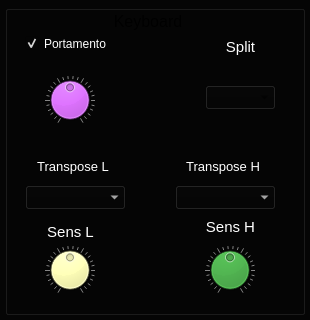
<?xml version="1.0" encoding="UTF-8"?>
<ui version="4.0">
 <class>Dialog_KeyboardControl</class>
 <widget class="QDialog" name="Dialog_KeyboardControl">
  <property name="geometry">
   <rect>
    <x>0</x>
    <y>0</y>
    <width>310</width>
    <height>320</height>
   </rect>
  </property>
  <property name="windowTitle">
   <string>Keyboard Control</string>
  </property>
  <property name="styleSheet">
   <string notr="true">background-color: rgb(5,5,5);</string>
  </property>
  <widget class="QGroupBox" name="groupBox_Keyboard">
   <property name="geometry">
    <rect>
     <x>5</x>
     <y>5</y>
     <width>300</width>
     <height>310</height>
    </rect>
   </property>
   <property name="font">
    <font>
     <pointsize>12</pointsize>
    </font>
   </property>
   <property name="autoFillBackground">
    <bool>false</bool>
   </property>
   <property name="styleSheet">
    <string notr="true"/>
   </property>
   <property name="title">
    <string/>
   </property>
   <widget class="CustomCheckBox" name="checkBox_keyboardEnablePortamento">
    <property name="geometry">
     <rect>
      <x>20</x>
      <y>30</y>
      <width>101</width>
      <height>17</height>
     </rect>
    </property>
    <property name="font">
     <font>
      <pointsize>9</pointsize>
     </font>
    </property>
    <property name="styleSheet">
     <string notr="true">color: rgb(255, 255, 255);</string>
    </property>
    <property name="text">
     <string>Portamento</string>
    </property>
    <property name="checked">
     <bool>true</bool>
    </property>
   </widget>
   <widget class="CustomDial" name="dial_keyboardPortamento">
    <property name="geometry">
     <rect>
      <x>40</x>
      <y>70</y>
      <width>50</width>
      <height>50</height>
     </rect>
    </property>
    <property name="styleSheet">
     <string notr="true">background-color: rgb(204, 20, 255);</string>
    </property>
    <property name="maximum">
     <number>100</number>
    </property>
    <property name="value">
     <number>50</number>
    </property>
    <property name="notchesVisible">
     <bool>true</bool>
    </property>
   </widget>
   <widget class="CustomComboBox" name="comboBox_KbdSplit">
    <property name="geometry">
     <rect>
      <x>200</x>
      <y>80</y>
      <width>71</width>
      <height>25</height>
     </rect>
    </property>
    <property name="font">
     <font>
      <pointsize>11</pointsize>
     </font>
    </property>
    <property name="editable">
     <bool>false</bool>
    </property>
   </widget>
   <widget class="QLabel" name="label_keyboardSplit">
    <property name="geometry">
     <rect>
      <x>210</x>
      <y>30</y>
      <width>51</width>
      <height>23</height>
     </rect>
    </property>
    <property name="font">
     <font>
      <pointsize>11</pointsize>
     </font>
    </property>
    <property name="styleSheet">
     <string notr="true">color: rgb(255, 255, 255);</string>
    </property>
    <property name="text">
     <string>Split</string>
    </property>
    <property name="alignment">
     <set>Qt::AlignCenter</set>
    </property>
   </widget>
   <widget class="CustomDial" name="dialSensitivity_Low">
    <property name="geometry">
     <rect>
      <x>40</x>
      <y>240</y>
      <width>50</width>
      <height>50</height>
     </rect>
    </property>
    <property name="styleSheet">
     <string notr="true">background-color: rgb(254, 255, 184);</string>
    </property>
    <property name="maximum">
     <number>100</number>
    </property>
    <property name="value">
     <number>50</number>
    </property>
    <property name="notchesVisible">
     <bool>true</bool>
    </property>
   </widget>
   <widget class="CustomDial" name="dialSensitivity">
    <property name="geometry">
     <rect>
      <x>200</x>
      <y>240</y>
      <width>50</width>
      <height>50</height>
     </rect>
    </property>
    <property name="styleSheet">
     <string notr="true">background-color: rgb(0, 170, 0);</string>
    </property>
    <property name="maximum">
     <number>100</number>
    </property>
    <property name="value">
     <number>50</number>
    </property>
    <property name="notchesVisible">
     <bool>true</bool>
    </property>
   </widget>
   <widget class="QLabel" name="label_keyboardSensL">
    <property name="geometry">
     <rect>
      <x>40</x>
      <y>215</y>
      <width>51</width>
      <height>23</height>
     </rect>
    </property>
    <property name="font">
     <font>
      <pointsize>11</pointsize>
     </font>
    </property>
    <property name="styleSheet">
     <string notr="true">color: rgb(255, 255, 255);</string>
    </property>
    <property name="text">
     <string>Sens L</string>
    </property>
    <property name="alignment">
     <set>Qt::AlignCenter</set>
    </property>
   </widget>
   <widget class="QLabel" name="label_keyboardSensH">
    <property name="geometry">
     <rect>
      <x>200</x>
      <y>210</y>
      <width>51</width>
      <height>23</height>
     </rect>
    </property>
    <property name="font">
     <font>
      <pointsize>11</pointsize>
     </font>
    </property>
    <property name="styleSheet">
     <string notr="true">color: rgb(255, 255, 255);</string>
    </property>
    <property name="text">
     <string>Sens H</string>
    </property>
    <property name="alignment">
     <set>Qt::AlignCenter</set>
    </property>
   </widget>
   <widget class="CustomComboBox" name="comboBox_keyboardKeyTransposeL">
    <property name="enabled">
     <bool>true</bool>
    </property>
    <property name="geometry">
     <rect>
      <x>20</x>
      <y>180</y>
      <width>101</width>
      <height>25</height>
     </rect>
    </property>
    <property name="font">
     <font>
      <pointsize>8</pointsize>
     </font>
    </property>
    <property name="styleSheet">
     <string notr="true">color: rgb(255, 255, 255);</string>
    </property>
    <property name="editable">
     <bool>false</bool>
    </property>
   </widget>
   <widget class="QLabel" name="label_keyTranspose">
    <property name="enabled">
     <bool>true</bool>
    </property>
    <property name="geometry">
     <rect>
      <x>10</x>
      <y>150</y>
      <width>116</width>
      <height>23</height>
     </rect>
    </property>
    <property name="font">
     <font>
      <pointsize>10</pointsize>
     </font>
    </property>
    <property name="styleSheet">
     <string notr="true">color: rgb(255, 255, 255);</string>
    </property>
    <property name="text">
     <string>Transpose L</string>
    </property>
    <property name="alignment">
     <set>Qt::AlignCenter</set>
    </property>
   </widget>
   <widget class="QLabel" name="label_keyboardPortament_2">
    <property name="geometry">
     <rect>
      <x>90</x>
      <y>5</y>
      <width>106</width>
      <height>23</height>
     </rect>
    </property>
    <property name="font">
     <font>
      <pointsize>12</pointsize>
     </font>
    </property>
    <property name="text">
     <string>Keyboard</string>
    </property>
    <property name="alignment">
     <set>Qt::AlignCenter</set>
    </property>
   </widget>
   <widget class="QLabel" name="label_keyTranspose_2">
    <property name="enabled">
     <bool>true</bool>
    </property>
    <property name="geometry">
     <rect>
      <x>160</x>
      <y>150</y>
      <width>116</width>
      <height>23</height>
     </rect>
    </property>
    <property name="font">
     <font>
      <pointsize>10</pointsize>
     </font>
    </property>
    <property name="styleSheet">
     <string notr="true">color: rgb(255, 255, 255);</string>
    </property>
    <property name="text">
     <string>Transpose H</string>
    </property>
    <property name="alignment">
     <set>Qt::AlignCenter</set>
    </property>
   </widget>
   <widget class="CustomComboBox" name="comboBox_keyboardKeyTransposeH">
    <property name="enabled">
     <bool>true</bool>
    </property>
    <property name="geometry">
     <rect>
      <x>170</x>
      <y>180</y>
      <width>101</width>
      <height>25</height>
     </rect>
    </property>
    <property name="font">
     <font>
      <pointsize>8</pointsize>
     </font>
    </property>
    <property name="styleSheet">
     <string notr="true">color: rgb(255, 255, 255);</string>
    </property>
    <property name="editable">
     <bool>false</bool>
    </property>
   </widget>
  </widget>
 </widget>
 <customwidgets>
  <customwidget>
   <class>CustomDial</class>
   <extends>QDial</extends>
   <header location="global">customdial.h</header>
  </customwidget>
  <customwidget>
   <class>CustomCheckBox</class>
   <extends>QCheckBox</extends>
   <header location="global">customcheckbox.h</header>
  </customwidget>
  <customwidget>
   <class>CustomComboBox</class>
   <extends>QComboBox</extends>
   <header location="global">customcombobox.h</header>
  </customwidget>
 </customwidgets>
 <resources/>
 <connections/>
</ui>
